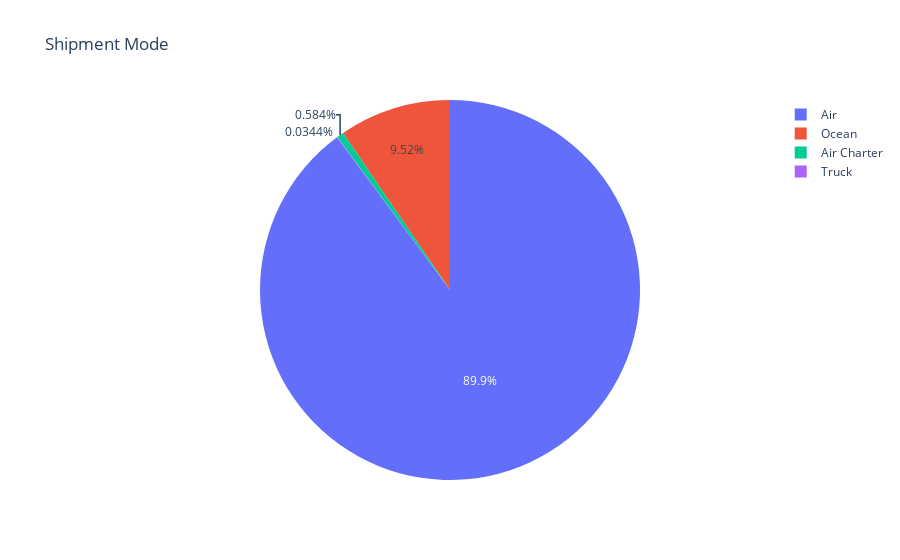

Source (notebook cell):
### Code cell
# Pie Chart of column Shipment Mode
ShippingMode = x["Shipment Mode"].value_counts()
labels = (np.array(ShippingMode.index))
sizes = (np.array((ShippingMode / ShippingMode.sum())*100))
trace = go.Pie(labels=labels, values=sizes)
layout = go.Layout(title="Shipment Mode")
dat = [trace]
fig = go.Figure(data=dat, layout=layout)
py.iplot(fig, filename="Shipment Mode")

### Figure 1 — Plotly figure (JSON) as saved in the notebook; plotly's stock layout.template omitted (floating-point values rounded to 4 significant figures)
{"data": [{"labels": ["Air", "Ocean", "Air Charter", "Truck"], "type": "pie", "values": [89.86, 9.522, 0.5844, 0.03438]}], "layout": {"title": {"text": "Shipment Mode"}}}
